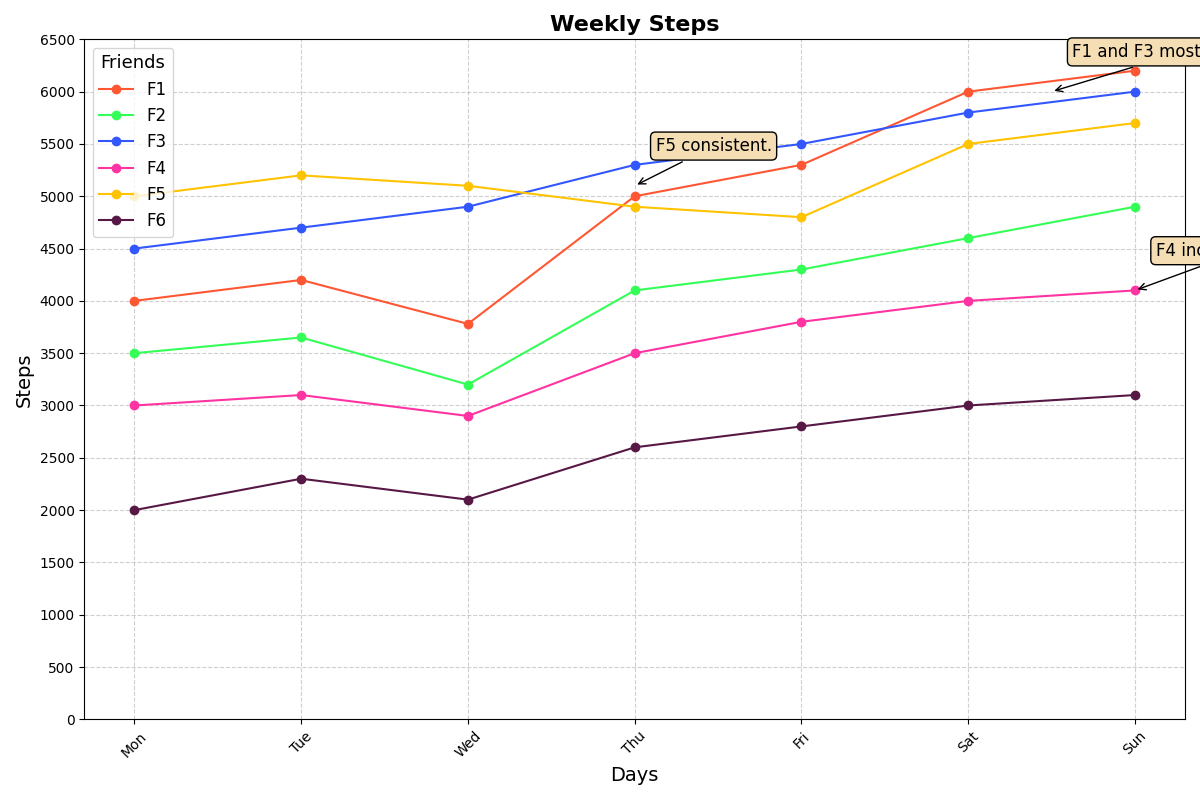

This chart was generated by the following Python code:
import matplotlib.pyplot as plt
import numpy as np

days = ["Mon", "Tue", "Wed", "Thu", "Fri", "Sat", "Sun"]

steps_friend_1 = [4000, 4200, 3780, 5000, 5300, 6000, 6200]
steps_friend_2 = [3500, 3650, 3200, 4100, 4300, 4600, 4900]
steps_friend_3 = [4500, 4700, 4900, 5300, 5500, 5800, 6000]
steps_friend_4 = [3000, 3100, 2900, 3500, 3800, 4000, 4100]
steps_friend_5 = [5000, 5200, 5100, 4900, 4800, 5500, 5700]
steps_friend_6 = [2000, 2300, 2100, 2600, 2800, 3000, 3100]

steps_data = np.array([steps_friend_1, steps_friend_2, steps_friend_3, steps_friend_4, steps_friend_5, steps_friend_6])

fig, ax = plt.subplots(figsize=(12, 8))

new_colors = ['#FF5733', '#33FF57', '#3357FF', '#FF33A1', '#FFC300', '#581845']

for i, steps in enumerate(steps_data):
    ax.plot(days, steps, marker='o', linestyle='-', color=new_colors[i], label=f'F{i + 1}')

ax.set_title("Weekly Steps", fontsize=16, fontweight='bold')
ax.set_xlabel("Days", fontsize=14)
ax.set_ylabel("Steps", fontsize=14)

ax.legend(title="Friends", loc='upper left', fontsize=12, title_fontsize='13')

ax.grid(True, linestyle='--', alpha=0.6)
ax.set_xticks(days)
ax.set_yticks(range(0, 7000, 500))
plt.xticks(rotation=45)
plt.tight_layout()

annotations = [
    ("F1 and F3 most active Sat.", 5.5, 6000),
    ("F4 increased activity.", 6, 4100),
    ("F5 consistent.", 3, 5100)
]
for text, x, y in annotations:
    ax.annotate(text, (x, y), xytext=(15, 25), textcoords='offset points',
                arrowprops=dict(arrowstyle="->", color='black'), fontsize=12, bbox=dict(boxstyle="round,pad=0.3", edgecolor="black", facecolor="wheat"))

plt.show()
